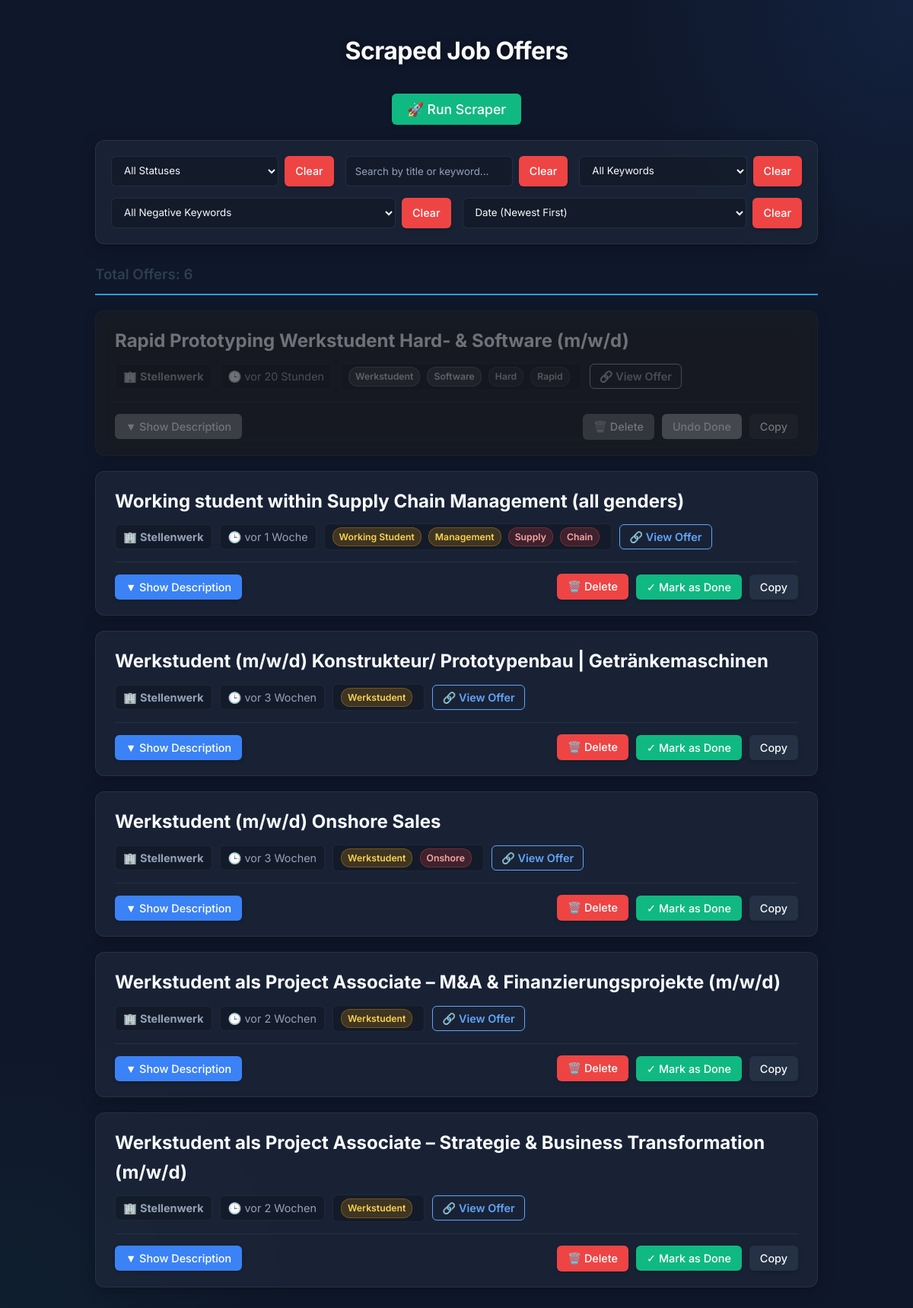
The page / on the database its author committed.
### tables this page shows
CREATE TABLE jobs (
            link TEXT PRIMARY KEY,
            title TEXT,
            company TEXT,
            date_of_release TEXT,
            keywords TEXT,
            negative_keywords TEXT,
            description TEXT,
            is_done BOOLEAN DEFAULT 0,
            discovered_at TIMESTAMP DEFAULT CURRENT_TIMESTAMP
        );

### app.py (the view)
@app.route('/')
def index():
    jobs = database.get_all_jobs()
    return render_template('index.html', jobs=jobs)

### app.py (called while the page is built)
@app.template_filter('timeago')
def timeago_filter(dt_string):
    return utils.timeago_filter(dt_string)

### database.py (called while the page is built)
def get_connection():
    conn = sqlite3.connect(DB_PATH, check_same_thread=False)
    conn.row_factory = sqlite3.Row
    return conn

def get_all_jobs():
    conn = get_connection()
    c = conn.cursor()
    c.execute('SELECT * FROM jobs ORDER BY discovered_at DESC')
    rows = c.fetchall()
    conn.close()
    return [dict(row) for row in rows]

### utils.py (called while the page is built)
def timeago_filter(dt_string):
    if not dt_string:
        return "Unbekannt"
    try:
        dt = datetime.fromisoformat(dt_string)
    except ValueError:
        return dt_string
    now = datetime.now()
    diff = now - dt
    seconds = int(diff.total_seconds())
    if seconds < 60:
        return "Gerade eben"
    minutes = seconds // 60
    if minutes < 60:
        return f"vor {minutes} Minute{'n' if minutes != 1 else ''}"
    hours = minutes // 60
    if hours < 24:
        return f"vor {hours} Stunde{'n' if hours != 1 else ''}"
    days = hours // 24
    if days < 7:
        if days == 1:
            return "Gestern"
        return f"vor {days} Tag{'en' if days != 1 else ''}"
    weeks = days // 7
    if weeks < 4:
        return f"vor {weeks} Woche{'n' if weeks != 1 else ''}"
    months = days // 30
    return f"vor {months} Monat{'en' if months != 1 else ''}"

### templates/index.html (shortened to what this page needs)
<!DOCTYPE html>
<html lang="en">
<head>
    <link rel="stylesheet" href="{{ url_for('static', filename='css/style.css') }}">
</head>
<body>
    <div class="container">
        <h1>Scraped Job Offers</h1>
        <div style="margin-bottom: 20px; text-align: center;">
            <button class="done-btn" id="runScraperBtn" onclick="runScraper()" style="font-size: 1.1em; padding: 10px 20px;">🚀 Run Scraper</button>
        </div>
        <div class="controls">
            <div class="control-group">
                <select id="statusFilter" onchange="filterJobs()">
                    <option value="">All Statuses</option>
                </select>
                <button class="clear-btn" onclick="clearStatus()">Clear</button>
            </div>
            <div class="control-group">
                <input type="text" id="searchInput" placeholder="Search by title or keyword..." onkeyup="filterJobs()">
                <button class="clear-btn" onclick="clearSearch()">Clear</button>
            </div>
            <div class="control-group">
                <select id="keywordFilter" onchange="filterJobs()">
                    <option value="">All Keywords</option>
                </select>
                <button class="clear-btn" onclick="clearKeyword()">Clear</button>
            </div>
            <div class="control-group">
                <select id="negativeKeywordFilter" onchange="filterJobs()">
                    <option value="">All Negative Keywords</option>
                </select>
                <button class="clear-btn" onclick="clearNegativeKeyword()">Clear</button>
            </div>
            <div class="control-group">
                <select id="sortSelect" onchange="sortJobs()">
                    <option value="date-asc">Date (Newest First)</option>
                </select>
                <button class="clear-btn" onclick="clearSort()">Clear</button>
            </div>
        </div>
        <h3 id="jobCountDisplay" style="color: #2c3e50; border-bottom: 2px solid #3498db; padding-bottom: 10px; margin-top: 5px;">Total Offers: 0</h3>
        <div class="jobs-container">
        {% for job in jobs %}
            {% set loop_index = loop.index %}
            {% include 'job_card.html' %}
        {% endfor %}
    </div>
    </div>
</body>
</html>

### templates/job_card.html (shortened to what this page needs)
{% set pos_kws = job.keywords.split(',') if job.keywords else [] %}
{% set neg_kws = job.negative_keywords.split(',') if job.negative_keywords else [] %}
{% set data_kws = ((job.keywords or '') ~ " " ~ (job.negative_keywords or ''))|lower %}
<div class="job-card {% if job.is_done %}done{% endif %}" data-title="{{ job.title|lower }}"
    data-keyword="{{ data_kws }}" data-url="{{ job.link }}" data-date="{{ job.date_of_release }}">
    <h2 class="job-title">{{ job.title }}</h2>
    <div class="job-meta">
        <span class="meta-item">🏢 <strong>{{ job.company }}</strong></span>
        <span class="meta-item">🕒 {{ job.date_of_release | timeago }}</span>
        <span class="meta-item">
            {% for kw in pos_kws %}
            {% if kw.strip() %}<span class="keyword-badge">{{ kw.strip() }}</span>{% endif %}
            {% endfor %}
            {% for kw in neg_kws %}
            {% if kw.strip() %}<span class="keyword-badge negative-badge">{{ kw.strip() }}</span>{% endif %}
            {% endfor %}
        </span>
        <a href="{{ job.link }}" target="_blank" class="view-offer-btn">🔗 View Offer</a>
    </div>
    <div class="desc-header">
        <button class="toggle-desc-btn" onclick="toggleDescription('desc-{{ loop_index }}', this)">▼ Show
            Description</button>
        <button class="clear-btn" onclick="deleteJob(this, '{{ job.link }}')">🗑️ Delete</button>
        <button class="done-btn" onclick="toggleDone(this, '{{ job.link }}')">
            {% if job.is_done %}Undo Done{% else %}✓ Mark as Done{% endif %}
        </button>
        <button class="copy-btn" onclick="copyToClipboard('desc-{{ loop_index }}', this)">Copy</button>
    </div>
</div>

### static/css/style.css (style rules this page uses)
:root { --bg-color: #0f172a; --card-bg: rgba(30, 41, 59, 0.7); --card-border: rgba(51, 65, 85, 0.5); --text-main: #f8fafc; --text-muted: #94a3b8; --primary: #3b82f6; --primary-hover: #2563eb; --success: #10b981; --success-hover: #059669; --danger: #ef4444; --danger-hover: #dc2626; --warning: #f59e0b; }
body { font-family: 'Inter', system-ui, -apple-system, sans-serif; background-color: var(--bg-color); background-image: radial-gradient(circle at top right, rgba(59, 130, 246, 0.1), transparent 400px), radial-gradient(circle at bottom left, rgba(16, 185, 129, 0.05), transparent 400px); background-attachment: fixed; color: var(--text-main); line-height: 1.6; margin: 0; padding: 20px; }
.container { max-width: 950px; margin: auto; }
h1 { text-align: center; color: var(--text-main); font-weight: 700; letter-spacing: -0.5px; margin-bottom: 30px; text-shadow: 0 2px 10px rgba(0,0,0,0.5); }
.job-card { background: var(--card-bg); backdrop-filter: blur(12px); -webkit-backdrop-filter: blur(12px); border: 1px solid var(--card-border); padding: 20px 25px; margin-bottom: 20px; border-radius: 12px; box-shadow: 0 4px 20px rgba(0,0,0,0.25); transition: transform 0.2s ease, box-shadow 0.2s ease; }
.job-card.done { opacity: 0.4; filter: grayscale(100%); }
.job-title { margin-top: 0; color: var(--text-main); font-size: 1.5em; margin-bottom: 10px; }
.job-meta { font-size: 0.9em; color: var(--text-muted); margin-bottom: 15px; display: flex; flex-wrap: wrap; gap: 10px; align-items: center; }
.meta-item { background: rgba(0,0,0,0.2); padding: 4px 10px; border-radius: 6px; border: 1px solid rgba(255,255,255,0.05); }
.view-offer-btn { background-color: transparent; color: #60a5fa; text-decoration: none; font-weight: 600; border: 1px solid #60a5fa; padding: 4px 12px; border-radius: 6px; transition: all 0.2s; display: inline-block; }
.desc-header { display: flex; justify-content: flex-end; align-items: center; margin-top: 15px; gap: 10px; flex-wrap: wrap; padding-top: 15px; border-top: 1px solid var(--card-border); }
button { font-family: 'Inter', sans-serif; font-weight: 500; border: none; padding: 8px 14px; border-radius: 6px; cursor: pointer; font-size: 0.9em; transition: all 0.2s ease; box-shadow: 0 2px 5px rgba(0,0,0,0.2); }
.copy-btn { background-color: var(--card-border); color: var(--text-main); }
.done-btn { background-color: var(--success); color: white; }
.clear-btn { background-color: var(--danger); color: white; }
.toggle-desc-btn { background-color: var(--primary); color: white; margin-right: auto; }
.keyword-badge { background-color: rgba(245, 158, 11, 0.2); color: #fcd34d; border: 1px solid rgba(245, 158, 11, 0.3); padding: 2px 8px; border-radius: 12px; font-size: 0.85em; font-weight: 600; margin-right: 5px; display: inline-block; }
.negative-badge { background-color: rgba(239, 68, 68, 0.2); color: #fca5a5; border-color: rgba(239, 68, 68, 0.3); }
.controls { background: var(--card-bg); backdrop-filter: blur(12px); padding: 20px; border-radius: 12px; margin-bottom: 25px; box-shadow: 0 4px 20px rgba(0,0,0,0.3); border: 1px solid var(--card-border); display: flex; gap: 15px; flex-wrap: wrap; }
.control-group { display: flex; flex: 1; min-width: 220px; gap: 8px; }
.control-group input, .control-group select { flex: 1; padding: 10px 12px; background: rgba(0,0,0,0.2); border: 1px solid var(--card-border); color: var(--text-main); border-radius: 6px; font-family: 'Inter', sans-serif; outline: none; transition: border-color 0.2s; }
.control-group input::placeholder { color: var(--text-muted); }
.control-group select option { background: var(--bg-color); color: var(--text-main); }
#jobCountDisplay { color: var(--text-main); border-bottom: 2px solid var(--card-border); padding-bottom: 12px; margin-bottom: 20px; font-weight: 600; }

### rows shown on the page
jobs: title "Rapid Prototyping Werkstudent Hard- & Software (m/w/d)", company "Stellenwerk", date_of_release "vor 20 Stunden", strip "Werkstudent" "Software", strip "Hard" "Rapid", is_done "Undo Done"
jobs: title "Working student within Supply Chain Management (all genders)", company "Stellenwerk", date_of_release "vor 1 Woche", strip "Working Student" "Management", strip "Supply" "Chain", is_done "✓ Mark as Done"
jobs: title "Werkstudent (m/w/d) Konstrukteur/ Prototypenbau | Getränkemaschinen", company "Stellenwerk", date_of_release "vor 3 Wochen", strip "Werkstudent", is_done "✓ Mark as Done"
jobs: title "Werkstudent (m/w/d) Onshore Sales", company "Stellenwerk", date_of_release "vor 3 Wochen", strip "Werkstudent", strip "Onshore", is_done "✓ Mark as Done"
jobs: title "Werkstudent als Project Associate – M&A & Finanzierungsprojekte (m/w/d)", company "Stellenwerk", date_of_release "vor 2 Wochen", strip "Werkstudent", is_done "✓ Mark as Done"
jobs: title "Werkstudent als Project Associate – Strategie & Business Transformation (m/w/d)", company "Stellenwerk", date_of_release "vor 2 Wochen", strip "Werkstudent", is_done "✓ Mark as Done"
